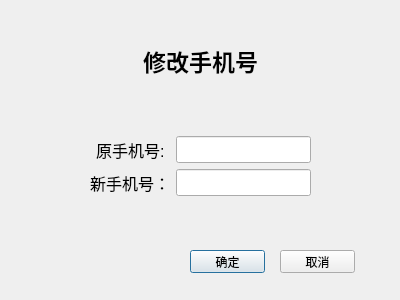
<?xml version="1.0" encoding="UTF-8"?>
<ui version="4.0">
 <class>Telephonechange</class>
 <widget class="QDialog" name="Telephonechange">
  <property name="geometry">
   <rect>
    <x>0</x>
    <y>0</y>
    <width>400</width>
    <height>300</height>
   </rect>
  </property>
  <property name="windowTitle">
   <string>修改手机号</string>
  </property>
  <widget class="QLabel" name="label">
   <property name="geometry">
    <rect>
     <x>0</x>
     <y>40</y>
     <width>401</width>
     <height>41</height>
    </rect>
   </property>
   <property name="font">
    <font>
     <pointsize>17</pointsize>
     <weight>75</weight>
     <bold>true</bold>
    </font>
   </property>
   <property name="text">
    <string>修改手机号</string>
   </property>
   <property name="alignment">
    <set>Qt::AlignCenter</set>
   </property>
  </widget>
  <widget class="QWidget" name="formLayoutWidget">
   <property name="geometry">
    <rect>
     <x>90</x>
     <y>120</y>
     <width>221</width>
     <height>91</height>
    </rect>
   </property>
   <property name="font">
    <font>
     <pointsize>12</pointsize>
    </font>
   </property>
   <layout class="QFormLayout" name="formLayout">
    <property name="labelAlignment">
     <set>Qt::AlignCenter</set>
    </property>
    <property name="formAlignment">
     <set>Qt::AlignCenter</set>
    </property>
    <item row="0" column="0">
     <widget class="QLabel" name="Label">
      <property name="font">
       <font>
        <pointsize>12</pointsize>
       </font>
      </property>
      <property name="text">
       <string>原手机号:</string>
      </property>
      <property name="margin">
       <number>0</number>
      </property>
      <property name="indent">
       <number>-1</number>
      </property>
     </widget>
    </item>
    <item row="0" column="1">
     <widget class="QLineEdit" name="LineEdit">
      <property name="font">
       <font>
        <pointsize>12</pointsize>
       </font>
      </property>
     </widget>
    </item>
    <item row="1" column="0">
     <widget class="QLabel" name="Label_2">
      <property name="font">
       <font>
        <pointsize>12</pointsize>
       </font>
      </property>
      <property name="text">
       <string>新手机号：</string>
      </property>
      <property name="scaledContents">
       <bool>false</bool>
      </property>
     </widget>
    </item>
    <item row="1" column="1">
     <widget class="QLineEdit" name="LineEdit_2">
      <property name="font">
       <font>
        <pointsize>12</pointsize>
       </font>
      </property>
      <property name="echoMode">
       <enum>QLineEdit::Password</enum>
      </property>
     </widget>
    </item>
   </layout>
  </widget>
  <widget class="QPushButton" name="pushButton">
   <property name="geometry">
    <rect>
     <x>190</x>
     <y>250</y>
     <width>75</width>
     <height>23</height>
    </rect>
   </property>
   <property name="text">
    <string>确定</string>
   </property>
  </widget>
  <widget class="QPushButton" name="pushButton_2">
   <property name="geometry">
    <rect>
     <x>280</x>
     <y>250</y>
     <width>75</width>
     <height>23</height>
    </rect>
   </property>
   <property name="text">
    <string>取消</string>
   </property>
  </widget>
 </widget>
 <resources/>
 <connections>
  <connection>
   <sender>pushButton_2</sender>
   <signal>clicked()</signal>
   <receiver>Telephonechange</receiver>
   <slot>close()</slot>
   <hints>
    <hint type="sourcelabel">
     <x>318</x>
     <y>259</y>
    </hint>
    <hint type="destinationlabel">
     <x>337</x>
     <y>208</y>
    </hint>
   </hints>
  </connection>
 </connections>
</ui>
